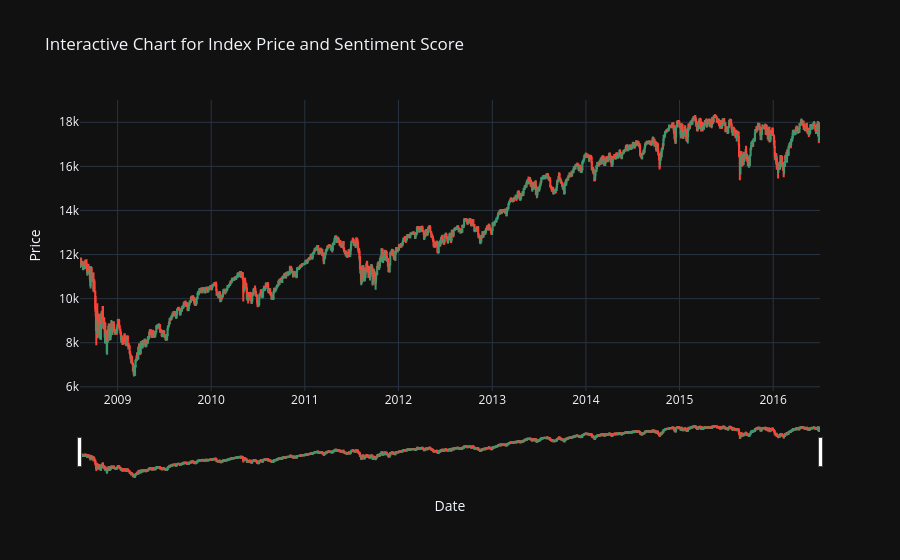

Notebook cell for this chart:
### Code cell
fig.update_layout(title = 'Interactive Chart for Index Price and Sentiment Score',yaxis_title = 'Price',xaxis_title='Date',xaxis_rangeslider_visible = True ,template = 'plotly_dark')

### Figure 1 — Plotly figure (JSON) as saved in the notebook; plotly's stock layout.template omitted (floating-point values rounded to 4 significant figures; data arrays with more than 128 entries replaced by an {"elided": "..."} marker saying what was removed)
{"data": [{"close": {"elided": "1989 float values"}, "high": {"elided": "1989 float values"}, "low": {"elided": "1989 float values"}, "open": {"elided": "1989 float values"}, "type": "candlestick", "x": {"elided": "1989 str values"}}], "layout": {"title": {"text": "Interactive Chart for Index Price and Sentiment Score"}, "xaxis": {"rangeslider": {"visible": true}, "title": {"text": "Date"}}, "yaxis": {"title": {"text": "Price"}}}}
